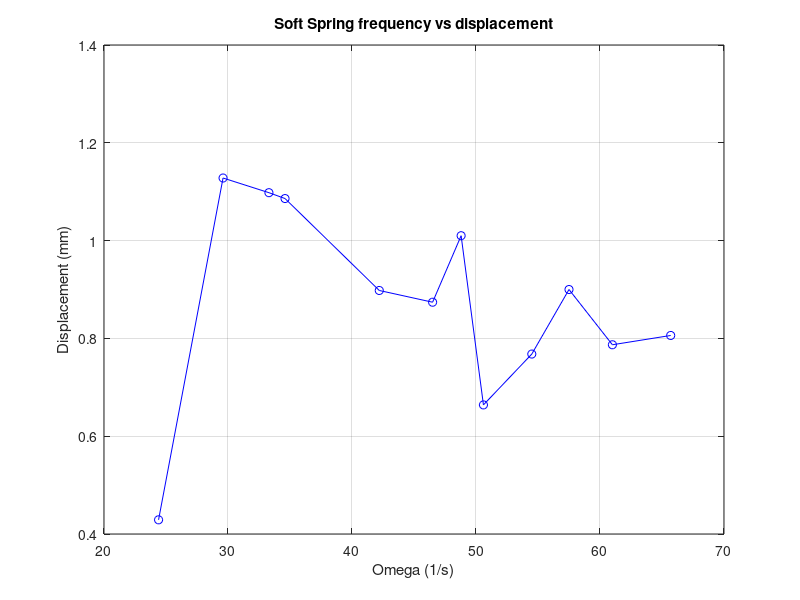
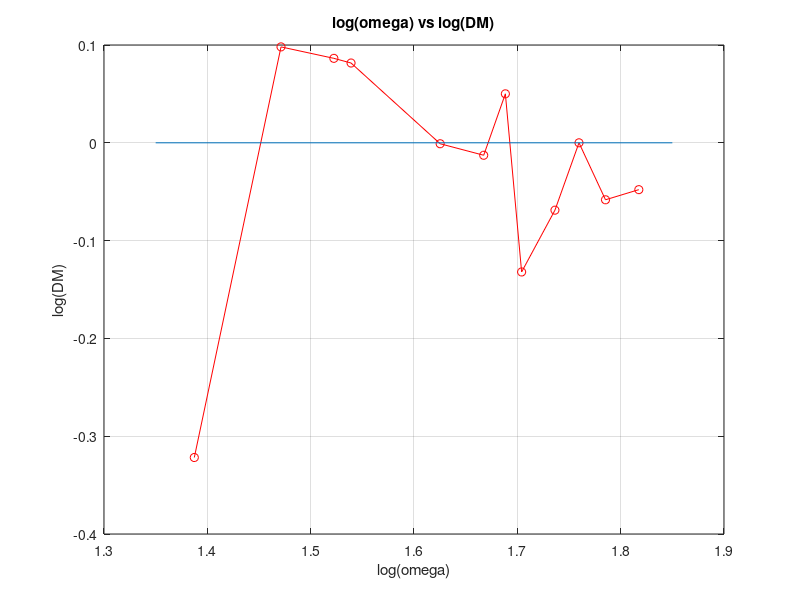
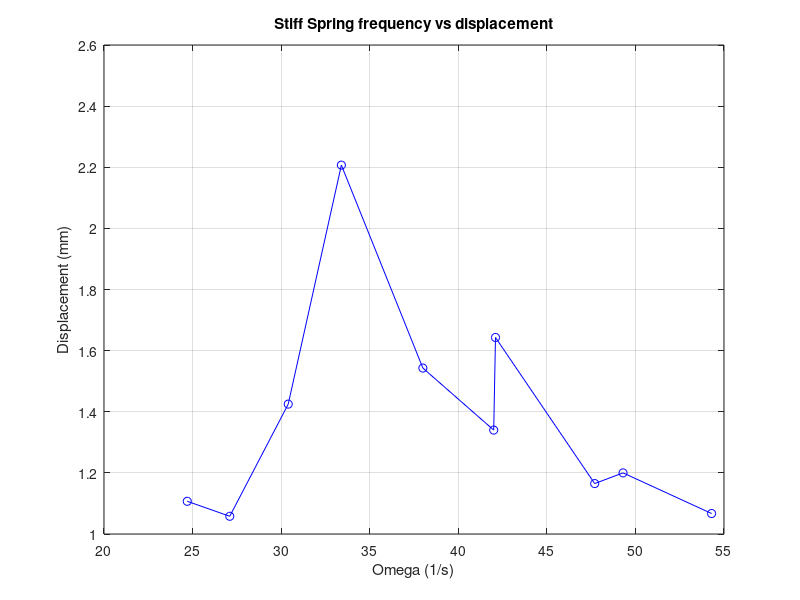
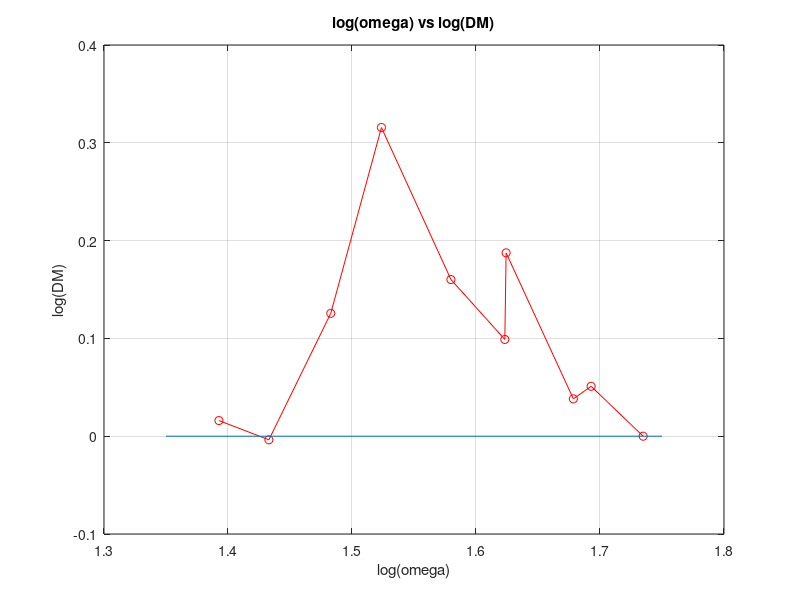

The MATLAB script that drew these images, in order:
%ppark

clear;clc

y = [0 0];

%-----Soft Spring-----%

w1 = [24.4 29.6 33.3 34.6 42.2 46.5 48.8 50.6 54.5 57.5 61 65.7];
Xave1 = [0.429 1.128 1.098 1.086 0.898 0.874 1.01 0.664 0.768 0.9 0.787 0.806];
xinf1 = Xave1(10);

figure(1);clf
plot(w1, Xave1,'b-o');grid on; xlabel('Omega (1/s)');ylabel('Displacement (mm)')
title('Soft Spring frequency vs displacement')

wpeak1 = max(w1);
Xpeak1 = max(Xave1);
DM1 = Xave1/xinf1;

figure(2);clf
plot(log10(w1),log10(DM1),'r-o'); grid on; hold on
x = [1.35 1.85];
plot(x,y); ylabel('log(DM)');xlabel('log(omega)')
title('log(omega) vs log(DM)')

zeta1 = xinf1/(2*Xpeak1)

%-----Stiff Spring-----%

w2 = [24.7 27.1 30.4 33.4 38 42 42.1 47.7 49.3 54.3];
Xave2 = [1.107 1.058 1.425 2.207 1.543 1.34 1.643 1.165 1.2 1.067];
xinf2 = Xave2(10);

figure(3);clf
plot(w2, Xave2,'b-o');grid on; xlabel('Omega (1/s)');ylabel('Displacement (mm)')
title('Stiff Spring frequency vs displacement')

wpeak2 = max(w2);
Xpeak2 = max(Xave2);
DM2 = Xave2/xinf2;

figure(4);clf
plot(log10(w2),log10(DM2),'r-o'); grid on; hold on
x = [1.35 1.75];
plot(x,y); ylabel('log(DM)');xlabel('log(omega)')
title('log(omega) vs log(DM)')


zeta2 = xinf2/(2*Xpeak2)
